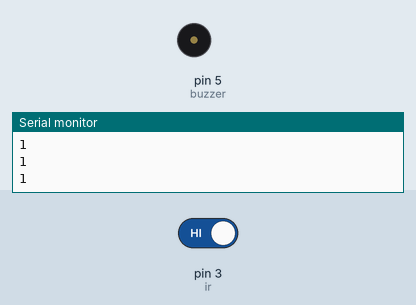
Recording of a sketch running on a simulated Arduino Uno, built with avr-gcc and run on an emulated ATmega328P. Parts: buzzer (waves = sounding), the last lines printed to the serial monitor. The test bench sets the inputs (shaded band); at power-on: pin 3 (ir) HIGH.

Above: at 1.2 s.
1.3 s: pin 3 (ir) driven LOW
At 2.2 s:
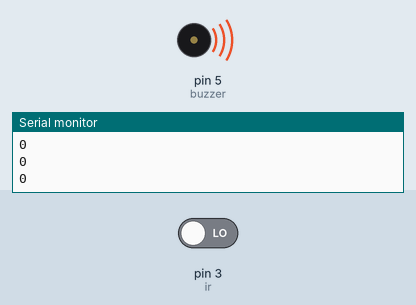
Timing chart, 0 to 4.3 s (numbered marks = the images above; inputs shaded):
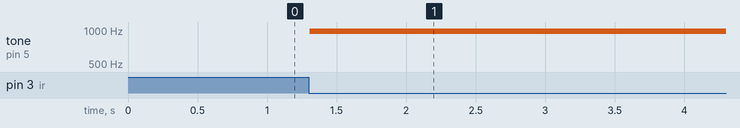

The sketch:

thifdecator.ino
```cpp
int ir = 3;
int buzzer = 5;

void setup() {
  // put your setup code here, to run once:
  pinMode(ir, INPUT);
  pinMode(buzzer, OUTPUT);
  Serial.begin(9600);
}

void loop() {
  // put your main code here, to run repeatedly:
  int irred = digitalRead(ir);
  Serial.println(irred);
  if (irred == 0){
    analogWrite(buzzer, 200);
    delay(30);
  }
  else
  {
    analogWrite(buzzer, 0);
  }

}
```

Measured:
- after the input at 1.3 s, tone on pin 5 (buzzer): silent → 977 Hz at once
